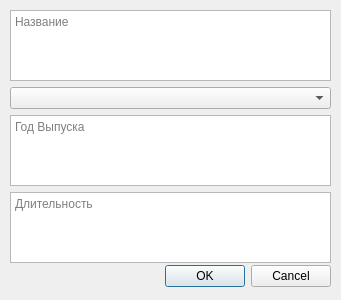
<?xml version="1.0" encoding="UTF-8"?>
<ui version="4.0">
 <class>Dialog</class>
 <widget class="QDialog" name="Dialog">
  <property name="geometry">
   <rect>
    <x>0</x>
    <y>0</y>
    <width>341</width>
    <height>300</height>
   </rect>
  </property>
  <property name="windowTitle">
   <string>Dialog</string>
  </property>
  <widget class="QDialogButtonBox" name="buttonBox">
   <property name="geometry">
    <rect>
     <x>120</x>
     <y>260</y>
     <width>211</width>
     <height>32</height>
    </rect>
   </property>
   <property name="orientation">
    <enum>Qt::Horizontal</enum>
   </property>
   <property name="standardButtons">
    <set>QDialogButtonBox::Cancel|QDialogButtonBox::Ok</set>
   </property>
  </widget>
  <widget class="QWidget" name="verticalLayoutWidget">
   <property name="geometry">
    <rect>
     <x>10</x>
     <y>10</y>
     <width>321</width>
     <height>253</height>
    </rect>
   </property>
   <layout class="QVBoxLayout" name="verticalLayout">
    <item>
     <widget class="QTextEdit" name="textEdit_name">
      <property name="placeholderText">
       <string>Название</string>
      </property>
     </widget>
    </item>
    <item>
     <widget class="QComboBox" name="comboBox_genres"/>
    </item>
    <item>
     <widget class="QTextEdit" name="textEdit_date">
      <property name="placeholderText">
       <string>Год Выпуска</string>
      </property>
     </widget>
    </item>
    <item>
     <widget class="QTextEdit" name="textEdit_duration">
      <property name="placeholderText">
       <string>Длительность</string>
      </property>
     </widget>
    </item>
   </layout>
  </widget>
 </widget>
 <resources/>
 <connections>
  <connection>
   <sender>buttonBox</sender>
   <signal>accepted()</signal>
   <receiver>Dialog</receiver>
   <slot>accept()</slot>
   <hints>
    <hint type="sourcelabel">
     <x>248</x>
     <y>254</y>
    </hint>
    <hint type="destinationlabel">
     <x>157</x>
     <y>274</y>
    </hint>
   </hints>
  </connection>
  <connection>
   <sender>buttonBox</sender>
   <signal>rejected()</signal>
   <receiver>Dialog</receiver>
   <slot>reject()</slot>
   <hints>
    <hint type="sourcelabel">
     <x>316</x>
     <y>260</y>
    </hint>
    <hint type="destinationlabel">
     <x>286</x>
     <y>274</y>
    </hint>
   </hints>
  </connection>
 </connections>
</ui>
